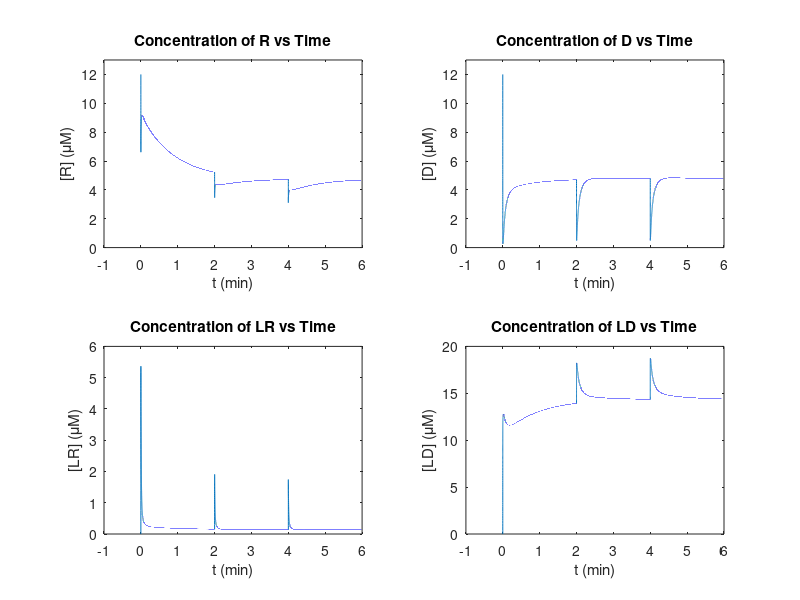

This chart was generated by the following MATLAB code:
function hw2c_pulse()
    k = [600 6000 28.8 .288 600 60 .6 .6 36 120];  % Rate constants
    options = odeset('RelTol',1e-5,'AbsTol',1e-5);  % ode45 options
    
    % simulate first pulse
    t0 = [0 2];
    x0 = [12; 12; 12; 0; 0];        % Initial conditions (in uM)
    x0 = x0 + [10; 0; 0; 0; 0];     % add first pulse
    [tpulse0 xpulse0] = ode45(@f, t0, x0, options, k);
    
    % simulate second pulse
    t2 = [2 4];
    x2 = xpulse0(end,:)' + [10 0 0 0 0]';   % Initial conditions (in uM)
    [tpulse2 xpulse2] = ode45(@f, t2, x2, options, k);
    
    % simulate third pulse
    t4 = [4 6];
    x4 = xpulse2(end,:)' + [10 0 0 0 0]';   % Initial conditions (in uM)
    [tpulse4 xpulse4] = ode45(@f, t4, x4, options, k);
    
    % concatenate results
    t = [tpulse0; tpulse2; tpulse4];
    x = [xpulse0; xpulse2; xpulse4];
    
    % Each row corresponds to L, R, D, LR, LD, respectively
    subplot(2,2,1);
    plot(t,x(:,2));
    title('Concentration of R vs Time');
    xlabel('t (min)');
    ylabel('[R] (\muM)');
    axis([-1 6 0 13]);
    
    subplot(2,2,2);
    plot(t,x(:,3));
    title('Concentration of D vs Time');
    xlabel('t (min)');
    ylabel('[D] (\muM)');
    axis([-1 6 0 13]);
    
    subplot(2,2,3);
    plot(t,x(:,4));
    title('Concentration of LR vs Time');
    xlabel('t (min)');
    ylabel('[LR] (\muM)');
    axis([-1 6 0 6]);
    
    subplot(2,2,4);
    plot(t,x(:,5));
    title('Concentration of LD vs Time');
    xlabel('t (min)');
    ylabel('[LD] (\muM)');
    axis([-1 6 0 20]);
end

function dydt = f(t,y,k)
    % dL/dt
    dydt(1) = k(2)*y(4)+k(6)*y(5)-k(1)*y(1)*y(2)-k(5)*y(1)*y(3)+k(9)-k(10)*y(1);
    % dR/dt
    dydt(2) = k(2)*y(4)+k(8)*y(1)*y(3)-(k(1)+k(7))*y(1)*y(2);
    % dD/dt
    dydt(3) = k(6)*y(5)+k(7)*y(1)*y(2)-(k(5)+k(8))*y(1)*y(3);
    % dLR/dt
    dydt(4) = k(1)*y(1)*y(2)+k(4)*y(5)-(k(2)+k(3))*y(4);
    % dLD/dt
    dydt(5) = k(3)*y(4)+k(5)*y(1)*y(3)-(k(4)+k(6))*y(5);
    dydt = dydt';
end